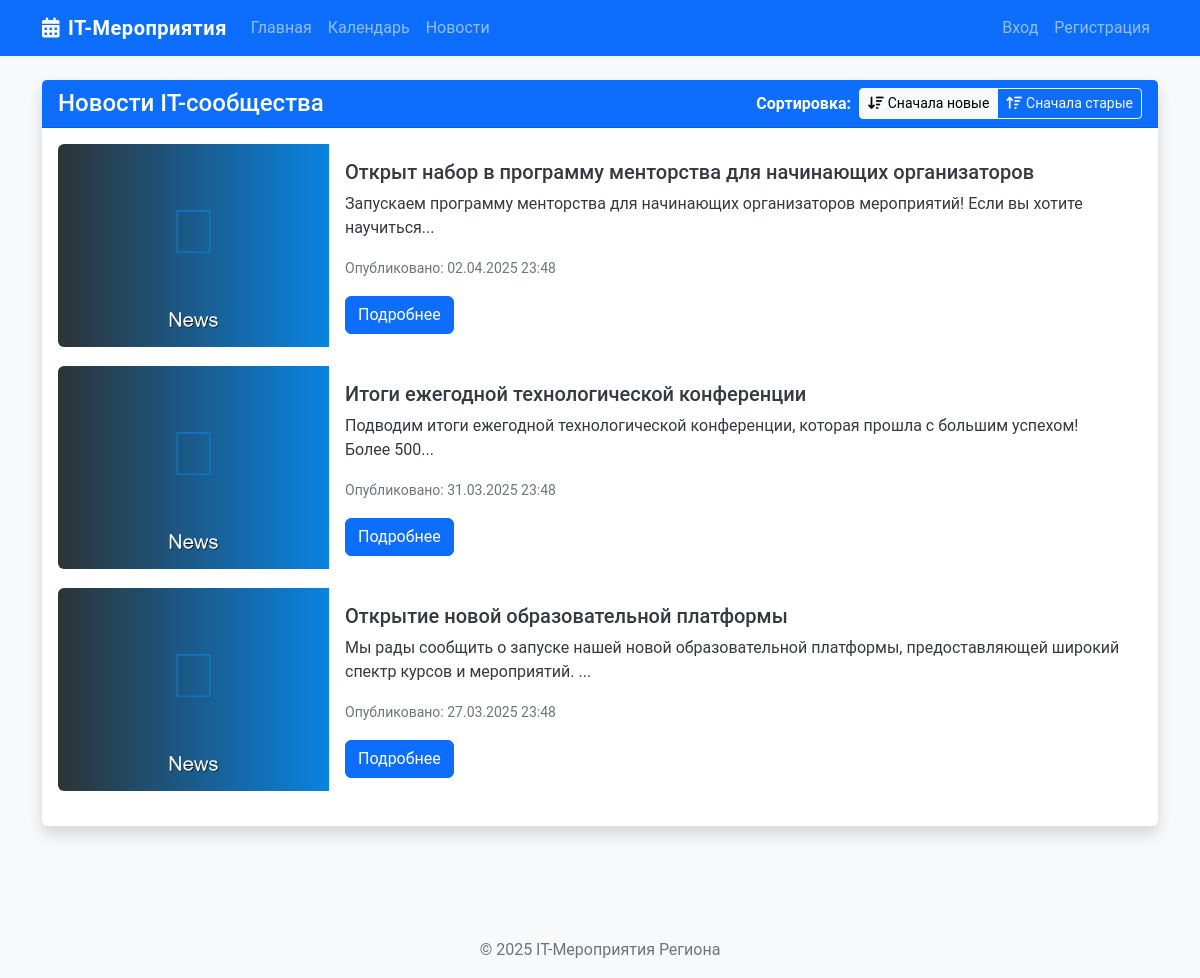
Page /news on the committed database.
### app/models/news.py (models this page shows, shortened)
class News(db.Model):
    id = db.Column(db.Integer, primary_key=True)
    title = db.Column(db.String(100), nullable=False)
    content = db.Column(db.Text, nullable=False)
    image = db.Column(db.String(100), default='default_news.jpg')
    published_at = db.Column(db.DateTime, default=datetime.utcnow)
    updated_at = db.Column(db.DateTime, default=datetime.utcnow, onupdate=datetime.utcnow)
    author_id = db.Column(db.Integer, db.ForeignKey('user.id'), nullable=False)
    author = db.relationship('User', backref='authored_news')
    @property
    def image_file(self):
        return self.image

### app/routes/main.py (the view)
@main.route('/news')
def news_list():
    page = request.args.get('page', 1, type=int)
    sort_order = request.args.get('sort_order', 'desc')
    if sort_order == 'asc':
        news = News.query.order_by(News.published_at.asc()).paginate(page=page, per_page=10)
    else:  # desc (по умолчанию)
        news = News.query.order_by(News.published_at.desc()).paginate(page=page, per_page=10)
    return render_template('main/news_list.html', title='Новости', news=news, current_sort=sort_order)

### app/templates/main/news_list.html (shortened to what this page needs)
{% extends "layout/base.html" %}
{% block content %}
    <div class="card shadow mb-4">
        <div class="card-header bg-primary text-white d-flex justify-content-between align-items-center">
            <h4 class="mb-0">Новости IT-сообщества</h4>
            <div class="d-flex align-items-center">
                <span class="text-white me-2">Сортировка:</span>
                <div class="btn-group" role="group">
                    <a href="{{ url_for('main.news_list', sort_order='desc') }}" class="btn btn-{% if current_sort == 'desc' %}light{% else %}outline-light{% endif %} btn-sm">
                        <i class="fas fa-sort-amount-down me-1"></i>Сначала новые
                    </a>
                    <a href="{{ url_for('main.news_list', sort_order='asc') }}" class="btn btn-{% if current_sort == 'asc' %}light{% else %}outline-light{% endif %} btn-sm">
                        <i class="fas fa-sort-amount-up me-1"></i>Сначала старые
                    </a>
                </div>
            </div>
        </div>
        <div class="card-body">
            {% if news.items %}
                {% for item in news.items %}
                    <div class="card mb-3">
                        <div class="row g-0">
                            <div class="col-md-3">
                                <img src="{{ url_for('static', filename='img/news_images/' + (item.image_file or 'default_news.jpg')) }}"
                                     class="img-fluid rounded-start" alt="{{ item.title }}">
                            </div>
                            <div class="col-md-9">
                                <div class="card-body">
                                    <h5 class="card-title">{{ item.title }}</h5>
                                    <p class="card-text">{{ item.content|truncate(150) }}</p>
                                    <p class="card-text">
                                        <small class="text-muted">Опубликовано: {{ item.published_at.strftime('%d.%m.%Y %H:%M') }}</small>
                                    </p>
                                    <a href="{{ url_for('main.news_detail', news_id=item.id) }}" class="btn btn-primary">Подробнее</a>
                                </div>
                            </div>
                        </div>
                    </div>
                {% endfor %}
            {% else %}
                <div class="alert alert-info">
                    Новости отсутствуют.
                </div>
            {% endif %}
        </div>
    </div>
{% endblock %}

### app/static/css/main.css (style rules this page uses)
body { font-family: 'Roboto', sans-serif; background-color: #f8f9fa; color: #343a40; min-height: 100vh; display: flex; flex-direction: column; }
.card { border: none; transition: transform 0.3s, box-shadow 0.3s; }
.card-header { font-weight: 600; }

### rows in the picture
News: image (placeholder picture), title "Открыт набор в программу менторства для начинающих организаторов", content "Запускаем программу менторства для начинающих организаторов мероприятий! Если вы хотите научиться...", published_at "02.04.2025 23:48"
News: image (placeholder picture), title "Итоги ежегодной технологической конференции", content "Подводим итоги ежегодной технологической конференции, которая прошла с большим успехом! Более 500...", published_at "31.03.2025 23:48"
News: image (placeholder picture), title "Открытие новой образовательной платформы", content "Мы рады сообщить о запуске нашей новой образовательной платформы, предоставляющей широкий спектр курсов и мероприятий. ...", published_at "27.03.2025 23:48"
